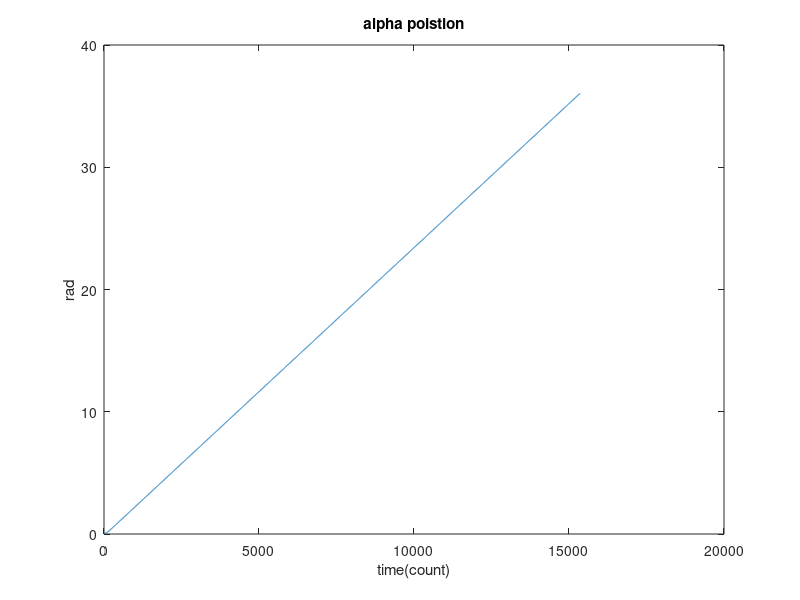

Recreate this plot in MATLAB. (Note: this script raises an error after producing the figure.)
close all;clc;
load('speed.mat');
figure;
plot(alpha1),title('alpha poistion'),xlabel('time(count)'),ylabel('rad');
figure;
plot(alpha_prime1_smooth3),title('alpha speed'),xlabel('time(count)'),ylabel('rad/sec');    
